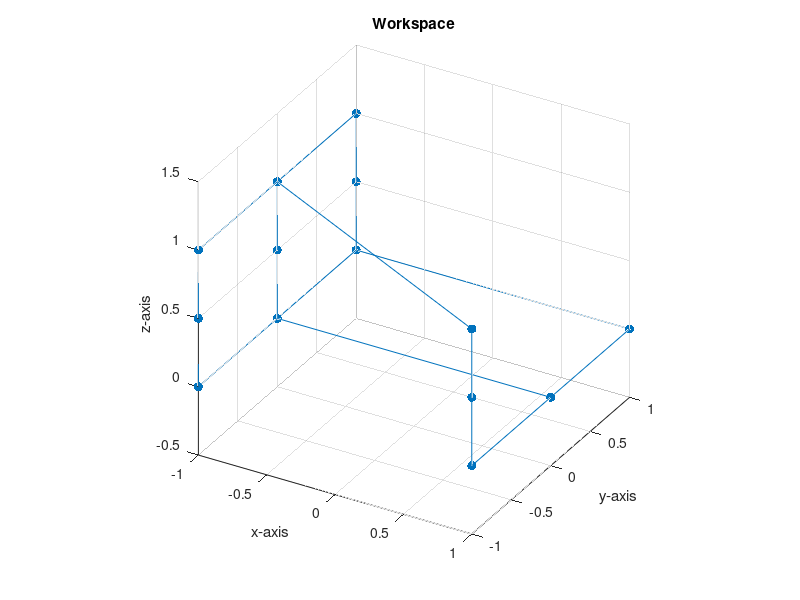

Reproduce this figure in MATLAB.
%% ME 557: Project, Define Letter A Points.

%Clear Everything
clear
close all
clc

%% Define the Letter Points.
%Define the points componentwise.

% xs = [0 -1 -1 -1 0 0 0 1 1 1 -0.5 -0.5 -0.5 0.5];
% ys = [1 -1 -1 -1 1 1 1 -1 -1 -1 0 0 0 0];
% zs = [0 0 0.5 1 1 0.5 0 0 0.5 1 1 0.5 0 0];

xs = [-1 -1 -1 -1 -1 -1 -1 1 1 1 1 -1 -1 -1 1];
ys = [1 -1 -1 -1 1 1 1 1 -1 -1 -1 0 0 0 0];
zs = [0 0 0.5 1 1 0.5 0 0 0 0.5 1 1 0.5 0 0];


%Store the points in a matrix.
Lpts = [xs; ys; zs];

%% Plot the Letter Points.

%Plot the Letter Points.
figure, hold on, grid on
plot3(Lpts(1, :), Lpts(2, :), Lpts(3, :), '.-', 'Markersize', 20)
title('Workspace'), xlabel('x-axis'), ylabel('y-axis'), zlabel('z-axis')
view(30, 30), rotate3d on, axis equal

%% Write out the Data Points.

%Write out the letter data points.
dlmwrite('C:\Users\USER\Documents\Coursework\MSME\Year1\Winter2018\ME557_IntroToRobotics\Project\LetterPoints\LetterPts_A.txt', Lpts)

